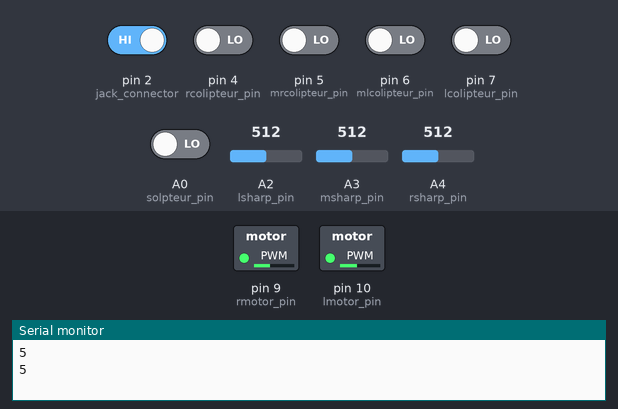
The sketch below on a simulated Arduino Uno, built with avr-gcc and run on an emulated ATmega328P. Shown: switched loads named in the sketch (green lamp = pin HIGH), the last lines printed to the serial monitor. The test bench sets the inputs (shaded band); at power-on: pin 2 (jack_connector) HIGH, A0 (solpteur_pin), pin 4 (rcolipteur_pin), pin 5 (mrcolipteur_pin), pin 6 (mlcolipteur_pin), pin 7 (lcolipteur_pin) LOW, A2 (lsharp_pin) = 512, A3 (msharp_pin) = 512, A4 (rsharp_pin) = 512. At 6.7 s the program stops and its outputs stay as they are.

Above: at 1.2 s.
1.3 s: pin 2 (jack_connector) driven LOW
At 1.8 s:
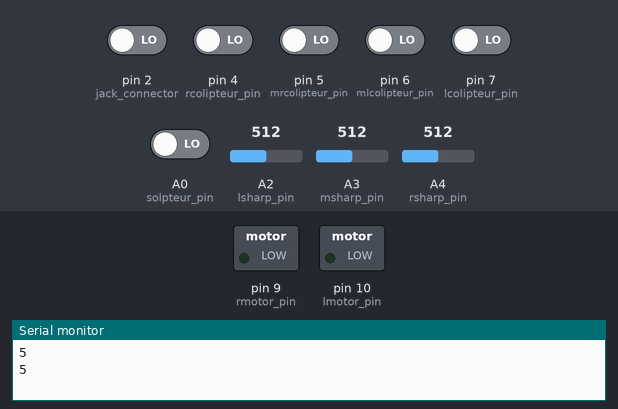
2.9 s: pin 2 (jack_connector) driven HIGH
At 3.3 s:
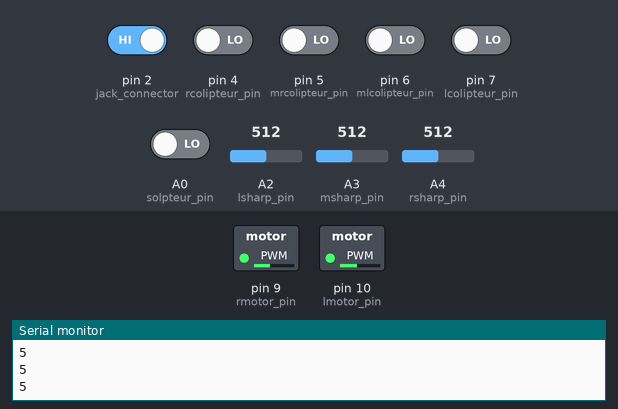
6.0 s: A0 (solpteur_pin) driven HIGH
At 6.59 s:
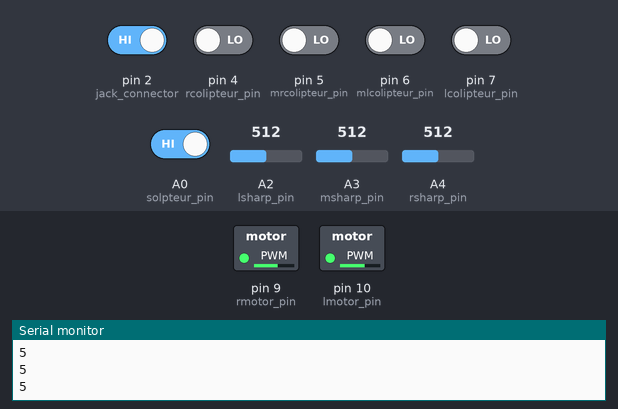
Timing chart, 0 to 8.2 s (numbered marks = the images above; inputs shaded):
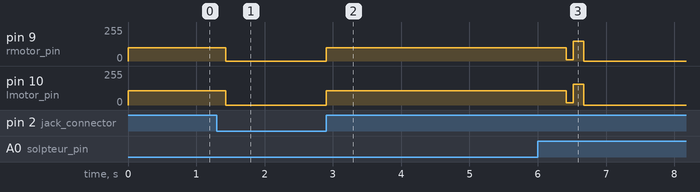

Measured:
- after the input at 1.3 s, pin 9 (rmotor_pin): 100/255 → 0/255 after 0.13 s; pin 10 (lmotor_pin): 107/255 → 0/255 after 0.13 s
- after the input at 2.9 s, pin 9 (rmotor_pin): 0/255 → 100/255 at once; pin 10 (lmotor_pin): 0/255 → 107/255 at once
- after the input at 6.0 s, pin 9 (rmotor_pin): 100/255 → 11/255 after 0.42 s, → 150/255 0.10 s later, → 0/255 0.15 s later; pin 10 (lmotor_pin): 107/255 → 18/255 after 0.42 s, → 157/255 0.10 s later, → 0/255 0.15 s later

The sketch:

Programme.ino
```cpp
//    12.4

//mcoef = 1.15;
//lcoef = 1.3;    //<20
//rcoef = 1.3;

//mcoef = 0.95;
//lcoef = 1.25;   //>20
//rcoef = 1.25;

//    13

//mcoef = 1.;
//lcoef = 1.15;    //<20
//rcoef = 1.15;

//mcoef = 0.8;
//lcoef = 1.15;   //>20
//rcoef = 1.15;


#define lsharp_pin 2        //Broches de l'Arduino où sont connectés les capteurs Infrarouge.
#define msharp_pin 3
#define rsharp_pin 4
#define rcolipteur_pin 4    //Broches de l'Arduino où sont connectés les capteurs switch.
#define mrcolipteur_pin 5
#define mlcolipteur_pin 6
#define lcolipteur_pin 7
#define solpteur_pin A0      //Broche de l'Arduino où est connectés la carte électronique de la photodiode.

#define lmotor_pin 10        //Broche de l'Arduino du moteur gauche.
#define rmotor_pin 9       //Broche de l'Arduino du moteur droit.

#define lsens_moteur 11     //Broche de l'Arduino pour le sens de rotation du moteur gauche.
#define rsens_moteur 12     //Broche de l'Arduino pour le sens de rotation du moteur droit.

#define jack_connector 2    //Broches de l'Arduino où est connecté le port jack.


#define temps_marche_arriere 250

unsigned char collision();  //Prototype de la fonction after_collision aucun paramètre d'entrée et un paramètre de sortie.
void after_collision(unsigned char sens_collision);     //Prototype de la fonction after_collision aucun paramètre d'entrée et de sortie.
void motor(unsigned char l_speed, unsigned char r_speed, boolean sens); //Prototype de la fonction after_collision aucun paramètre de sortie et 3 paramètres d'entrées: vitesse de rotation du moteur droit, gauche, ainsi que le sens marche avant ou arrière.
void stop_motor(unsigned char moy_speed, short unsigned int temps);     //Prototype de la fonction after_collision aucun paramètre de sortie et 2 paramètres de sorties: Vitesse moyenne des moteurs ainsi que le temps au quel la vitesse est maintenue.

float mcoef;    //Coefficient multiplicateur de la vitesse moyenne.
float rcoef;    //Coefficient multiplicateur de la vitesse de la roue droite.
float lcoef;    //Coefficient multiplicateur de la vitesse de la roue gauche.

boolean debut_piste = false;

void setup() {  //Fonction d'initialisation.

  Serial.begin(9600);   //Instruction pour iniatiliser la communication série avec l'Arduino.

}

void loop() {   //Fonction infini

    int mdistance = min(1692.2 * pow(analogRead(msharp_pin),-0.929),40);    //Converti la valeur analogique en centimètre.
    //Serial.println(mdistance);
    int ldistance = min(1692.2 * pow(analogRead(lsharp_pin),-0.929),40);    //
    Serial.println(ldistance);
    int rdistance = min(1692.2 * pow(analogRead(rsharp_pin),-0.929),40);//min(1692.2 * pow(min(analogRead(rsharp_pin), 480),-0.929),40);    //
    //Serial.println(rdistance);

    if(mdistance <= 20){ //On change la valeur des coeficients en fonctions de la distance calculée.

      mcoef = 1.1;
      lcoef = 1.3;//1.05;    //12.4V
      rcoef = 1.3;//1.05;
      /*mcoef = 0.7;
      lcoef = 0.4;
      rcoef = 0.4;
       mcoef = 0.9;
       lcoef = 1.15;
       rcoef = 1.15;
      /*mcoef = 1.;
      lcoef = 1.05;    //<20
      rcoef = 1.05;*/

    }
    if(mdistance > 20){

       mcoef = 1.3;
       lcoef = 1.15;//1.05;  //12.4V
       rcoef = 1.15;//1.05;
       /*mcoef = 1;
       lcoef = 0.4;
       rcoef = 0.4;
       mcoef = 0.9;
       lcoef = 1.1;
       rcoef = 1.1;
      mcoef = 0.8;
      lcoef = 1.1;   //>20
      rcoef = 1.1;*/

    }

    int moy_speed = mdistance * mcoef;              //Calcul des vitesses.
    int l_speed = (rdistance * lcoef) + moy_speed;
    int r_speed = (ldistance * rcoef) + moy_speed;
    /*Serial.println("Droit");
    Serial.println(r_speed);
    Serial.println("Gauche");
    Serial.println(l_speed);*/


    if (mdistance <= 9 && ldistance <= 9 && rdistance <= 9){

      motor(100,100,0);
      delay(500);

    }

    if (mdistance <= 11)
    {

        if(ldistance <  rdistance)
        {

            motor(90,120,0);
            //motor(120,80,0);
            delay(temps_marche_arriere);

        }

        if(rdistance < ldistance)
        {

            motor(120,90,0);
            //motor(80,120,0);
            delay(temps_marche_arriere);

        }

    }


    motor(min(l_speed,200),min(r_speed,200),1);             //Appel de la fonction motor, ainsi que la vitesse du moteur droit et gauche ne peuvent pas dépasser au dessus de 200 (Valeur analogique).

    while(digitalRead(jack_connector) == 0){                //Tant que le jack est branché --> appel de la fonction wait_start.

      wait_start();

    }

    if(debut_piste == 0){

      motor(100/*75*/,100,1);//100
      delay(425);//450
      debut_piste = true;
    }

    while(collision() == 1) after_collision(1);              //Tant qu'un switch est à NL1 --> appel de la fonction after_collision.
    while(collision() == 2) after_collision(2);              //Tant qu'un switch est à NL1 --> appel de la fonction after_collision.
    while(digitalRead(solpteur_pin) == 1){      //Tant que la valeur digital est à 1, appel la fonction wait_start.

       delay(100);//200

       if(digitalRead(solpteur_pin) == 1)     //Tant que la valeur digital est à 1, appel la fonction wait_start.
       {

          motor(150,150,0);
          delay(150);
          while(1) wait_start();

       }

    }


}
```

collision.ino
```cpp
unsigned char collision(){    //Implementation de la fonction collision.

      if(digitalRead(lcolipteur_pin) == 1 || digitalRead(mlcolipteur_pin) == 1) return (1); //Si un des switch est à NL1, retourne 1.
      if(digitalRead(mrcolipteur_pin) == 1 || digitalRead(rcolipteur_pin) == 1) return (2);
      else return 0;    //Sinon retourne 0.

  }

  void after_collision(unsigned char sens_collision){   //Implementation de la fonction after_collision.

      if(sens_collision == 1) motor(90,110,0);     //Marche arrière avec la vitesse analogique de 100.
      if(sens_collision == 2) motor(110,90,0);     //Marche arrière avec la vitesse analogique de 100.

      delay(1000);          //Pause de 1 seconde.


  }
```

gestion_moteur.ino
```cpp
void motor(unsigned char l_speed, unsigned char r_speed, boolean sens){   //Implementation de la fonction motor.


    if(sens == 0) {     //Si sens = 0 alors marche arrière.

        digitalWrite(lsens_moteur, HIGH); digitalWrite(rsens_moteur, LOW);   //Défini le sens de rotation du moteur droit.
        //digitalWrite(lsens_moteur, LOW); digitalWrite(rsens_moteur, HIGH);

    }

    if(sens == 1) {     //Si sens = 0 alors marche avant

        digitalWrite(lsens_moteur, LOW); digitalWrite(rsens_moteur, HIGH);    //Défini le sens de rotation du moteur gauche.
        //digitalWrite(lsens_moteur, HIGH); digitalWrite(rsens_moteur, LOW);
    }

    analogWrite(lmotor_pin, /*max(*/l_speed + 7/*, 80)*/);   //Règle la vitesse analogique du moteur gauche.
    analogWrite(rmotor_pin, /*max(*/r_speed /*+ 5*//*++ 10*//*, 80)*/);   //Règle la vitesse analogique du moteur droit.

}

void stop_motor(unsigned char moy_speed, short unsigned int temps){   //Implementation de la fonction stop_moteur.

  while(moy_speed > 100)    //Arrêt progressif de la vitesse des moteurs.
  {

    Serial.println(moy_speed);
    moy_speed --;
    motor(moy_speed,moy_speed, 1);
    delay(temps);

  }

}

void wait_start(void){    //Implementation de la fonction wait_start

    analogWrite(lmotor_pin, 0);   //Arrête le moteur gauche.
    analogWrite(rmotor_pin, 0);   //Arrête le moteur droit.

}
```
